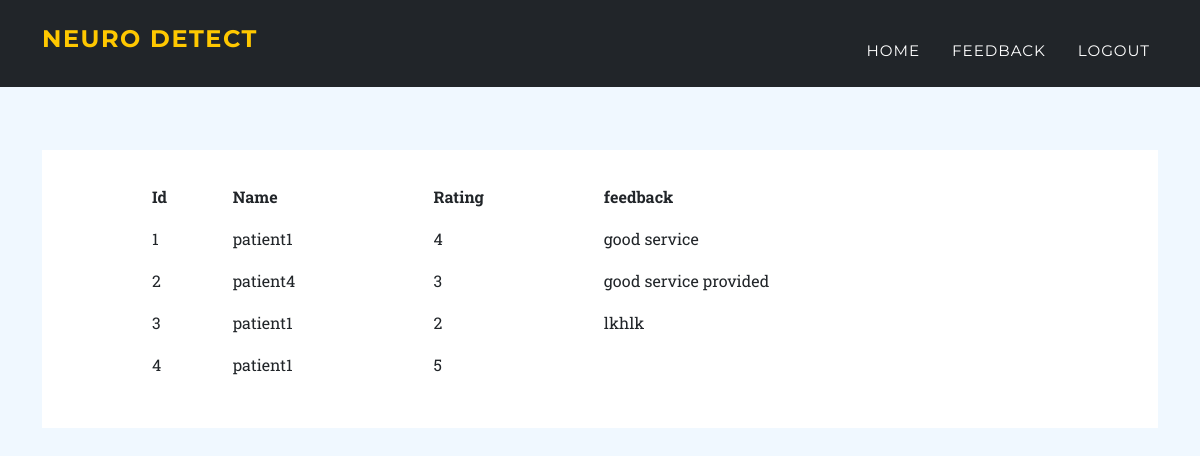
Screenshot of /viewfeedback with the database file from the repository.
### tables this page shows
CREATE TABLE review (Id INTEGER PRIMARY KEY AUTOINCREMENT, pid TEXT, rating TEXT, review TEXT);

### app.py (the view)
@app.route('/viewfeedback')
def viewfeedback():
    connection = sqlite3.connect('database.db')
    cursor = connection.cursor()
    cursor.execute("select * from review")
    reviews = cursor.fetchall()
    if reviews:
        return render_template('viewfeedback.html', reviews=reviews)
    else:
        return render_template('viewfeedback.html', msg="feedbacks not found")

### templates/viewfeedback.html (shortened to what this page needs)
<!DOCTYPE html>
<html lang="en">
    <head>
        <link href="http://127.0.0.1:5000/static/css/styles.css" rel="stylesheet" />
    </head>
    <body id="page-top">
        <nav class="navbar navbar-expand-lg navbar-dark fixed-top" id="mainNav">
            <div class="container">
                <a class="navbar-brand h1" href="/phome">Neuro Detect</a>
                <div class="collapse navbar-collapse" id="navbarResponsive">
                    <ul class="navbar-nav text-uppercase ms-auto py-4 py-lg-0">
                        <li class="nav-item"><a class="nav-link" href="/ahome">Home</a></li>
                        <li class="nav-item"><a class="nav-link" href="/viewfeedback">feedback</a></li>
                        <li class="nav-item"><a class="nav-link" href="/logout">Logout</a></li>
                    </ul>
                </div>
            </div>
        </nav>
        <div class="container">
            <div class="row">
                <div class="col-lg-12">
                    <div id="Box">
                          {% if reviews %}
                            <table class="table">
                                <tr>
                                    <th>Id</th>
                                    <th>Name</th>
                                    <th>Rating</th>
                                    <th>feedback</th>
                                </tr>
                                {% for review in reviews %}
                                    <tr>
                                        {% for col in review %}
                                        <td>{{col}}</td>
                                        {% endfor %}
                                    </tr>
                                {% endfor %}
                            </table>
                          {% endif %}
                    </div>
                </div>
            </div>
        </div>
    </body>
</html>

### templates/viewfeedback.html (style rules this page uses)
#Box { padding: 25px 100px; background-color: white; height: auto; }
.row { margin-top: 150px; }
body { background-color: aliceblue; }
table { text-align: left; }

### rows the page displays
review: review "1" "4", pid "patient1", review "good service"
review: review "2" "3", pid "patient4", review "good service provided"
review: review "3" "2", pid "patient1", review "lkhlk"
review: review "4" "5", pid "patient1"
